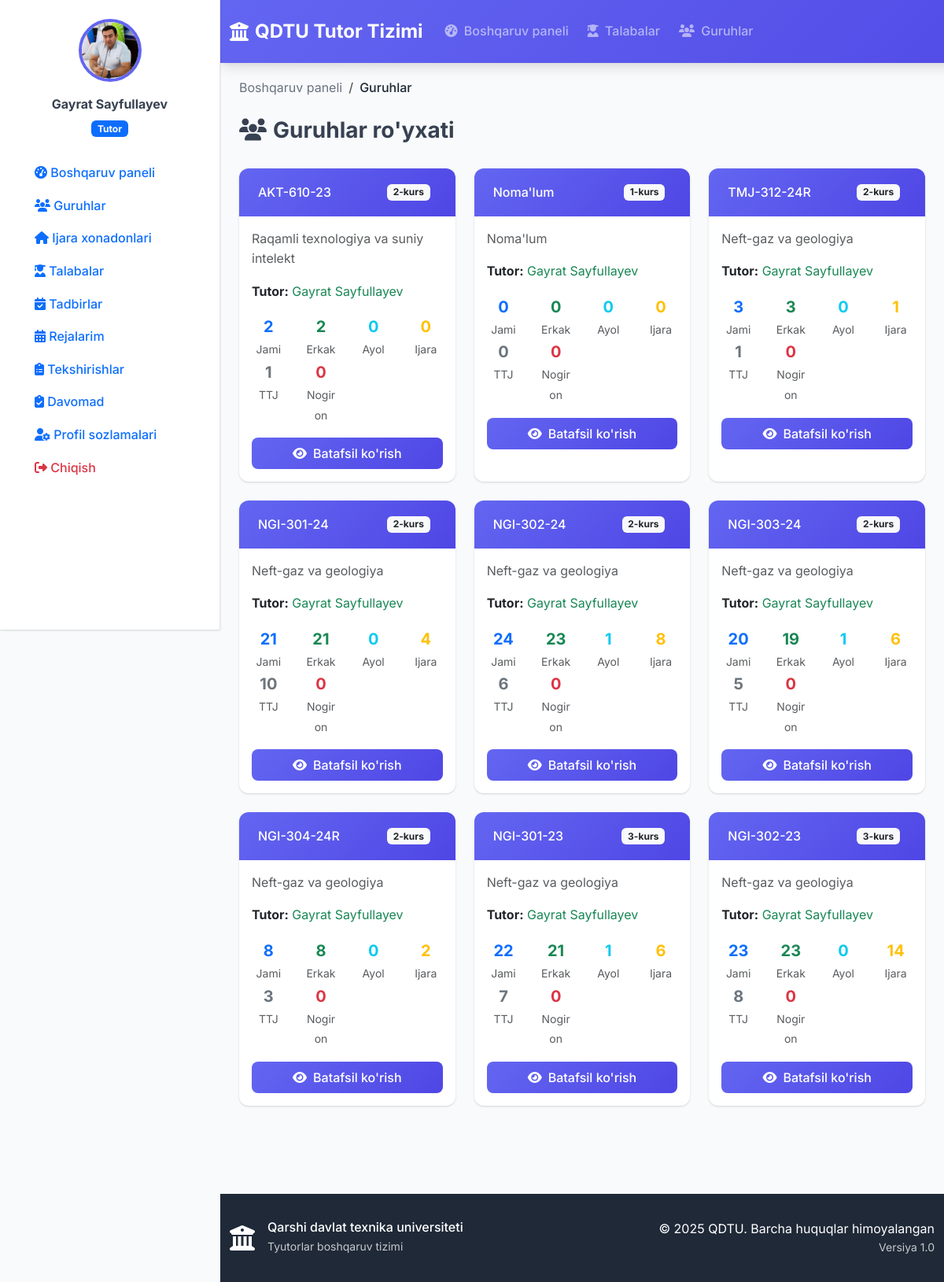
/faculty/groups/ (signed in), run on an earlier commit of the app's database.
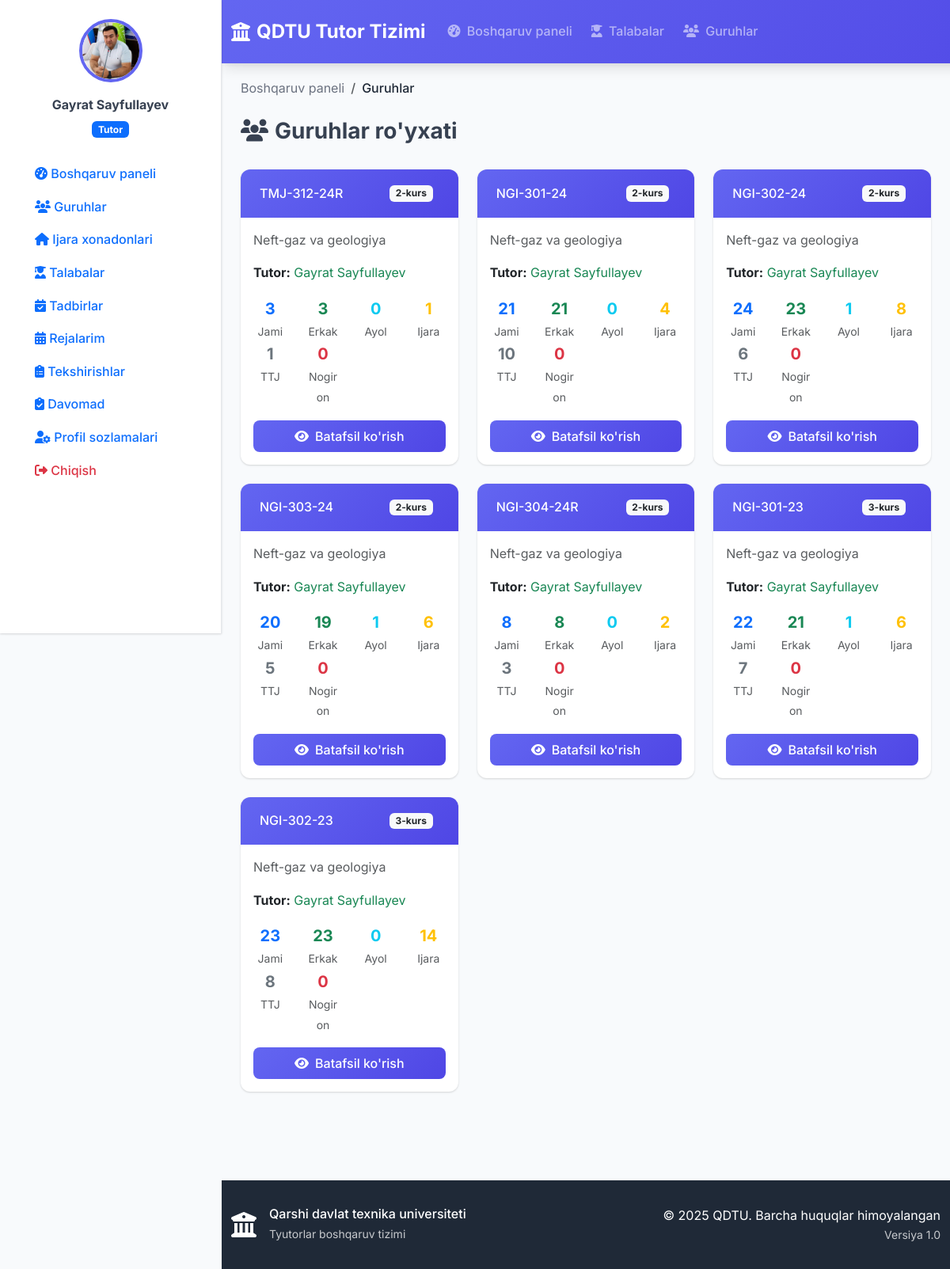
And on a later commit of the database.
### accounts/models.py (models this page shows, shortened)
class User(AbstractUser):
    USER_TYPE_CHOICES = (
        ('rector', 'Rektor'),
        ('dean', 'Dekan'),
        ('tutor', 'Tutor'),
    )
    user_type = models.CharField(
        max_length=10,
        choices=USER_TYPE_CHOICES,
        verbose_name="Foydalanuvchi turi"
    )
    faculty = models.ForeignKey(
        'faculty.Faculty',
        on_delete=models.SET_NULL,
        null=True,
        blank=True,
        verbose_name="Fakultet"
    )
    profile_picture = models.ImageField(
        upload_to='profile_pics/',
        null=True,
        blank=True,
        verbose_name="Profil rasmi"
    )
    phone_number = models.CharField(
        max_length=20,
        blank=True,
        verbose_name="Telefon raqami"
    )
    class Meta:
        verbose_name = "Foydalanuvchi"
        verbose_name_plural = "Foydalanuvchilar"
    def is_rector(self):
        return self.user_type == 'rector'
    def is_dean(self):
        return self.user_type == 'dean'
    def is_tutor(self):
        return self.user_type == 'tutor'
    def get_full_name(self):
        return f"{self.first_name} {self.last_name}".strip() or self.username

### faculty/models.py (models this page shows, shortened)
class Group(models.Model):
    name = models.CharField(max_length=50, verbose_name="Nomi")
    faculty = models.ForeignKey(
        Faculty,
        on_delete=models.CASCADE,
        related_name='groups',
        verbose_name="Fakultet"
    )
    tutor = models.ForeignKey(
        'accounts.User',
        on_delete=models.SET_NULL,
        null=True,
        blank=True,
        related_name='assigned_groups',
        verbose_name="Tutor"
    )
    course = models.IntegerField(default=1, verbose_name="Kurs")
    created_at = models.DateTimeField(auto_now_add=True, verbose_name="Yaratilgan sana")
    class Meta:
        verbose_name = "Guruh"
        verbose_name_plural = "Guruhlar"
        unique_together = ['name', 'faculty']
    @property
    def students_count(self):
        return self.students.count()
    @property
    def male_students_count(self):
        return self.students.filter(gender='male').count()
    @property
    def female_students_count(self):
        return self.students.filter(gender='female').count()
    @property
    def renting_students_count(self):
        return self.students.filter(is_renting=True).count()
    @property
    def dormitory_students_count(self):
        return self.students.filter(lives_in_dormitory=True).count()
    @property
    def disabled_students_count(self):
        return self.students.filter(has_disability=True).count()

class Faculty(models.Model):
    name = models.CharField(max_length=100, verbose_name="Nomi")
    description = models.TextField(blank=True, verbose_name="Tavsif")
    dean = models.ForeignKey(
        'accounts.User',
        on_delete=models.SET_NULL,
        null=True,
        blank=True,
        related_name='dean_of',
        verbose_name="Dekan"
    )
    created_at = models.DateTimeField(auto_now_add=True, verbose_name="Yaratilgan sana")
    class Meta:
        verbose_name = "Fakultet"
        verbose_name_plural = "Fakultetlar"

### faculty/views.py (the view, shortened to what this page needs)
# urls.py: path('groups/', views.group_list, name='group_list'),
@login_required
def group_list(request):
    user = request.user
    if user.is_rector():
        groups = Group.objects.all()
    elif user.is_tutor():
        groups = Group.objects.filter(tutor=user)
    else:
        groups = Group.objects.none()
    search_query = request.GET.get('search')
    if search_query:
        groups = groups.filter(
            Q(name__icontains=search_query) |
            Q(faculty__name__icontains=search_query)
        )
    paginator = Paginator(groups, 10)
    page_number = request.GET.get('page')
    page_obj = paginator.get_page(page_number)
    context = {
        'page_obj': page_obj,
        'search_query': search_query,
    }
    return render(request, 'faculty/group_list.html', context)

### templates/faculty/group_list.html (shortened to what this page needs)
{% extends 'base.html' %}
{% block content %}
<div class="container-fluid">
    <div class="row mb-4">
        <div class="col">
            <nav aria-label="breadcrumb">
                <ol class="breadcrumb">
                    <li class="breadcrumb-item"><a href="{% url 'dashboard' %}">Boshqaruv paneli</a></li>
                    <li class="breadcrumb-item active">Guruhlar</li>
                </ol>
            </nav>
            <div class="d-flex justify-content-between align-items-center">
                <h1 class="h3 fw-bold"><i class="fas fa-users me-2"></i>Guruhlar ro'yxati</h1>
            </div>
        </div>
    </div>
    <div class="row">
        {% for group in page_obj %}
            <div class="col-lg-6 col-xl-4 mb-4">
                <div class="card h-100">
                    <div class="card-header text-white d-flex justify-content-between align-items-center">
                        <h6 class="mb-0">{{ group.name }}</h6>
                        <div class="d-flex align-items-center">
                            <span class="badge bg-light text-dark me-2">{{ group.course }}-kurs</span>
                        </div>
                    </div>
                    <div class="card-body">
                        <p class="text-muted mb-3">{{ group.faculty.name }}</p>
                        {% if group.tutor %}
                            <div class="mb-3">
                                <strong>Tutor:</strong>
                                <span class="text-success">{{ group.tutor.get_full_name }}</span>
                            </div>
                        {% else %}
                            <div class="mb-3">
                                <strong>Tutor:</strong>
                                <span class="text-muted">Tayinlanmagan</span>
                            </div>
                        {% endif %}
                        <div class="row text-center mb-3">
                            <div class="col-3">
                                <div class="fw-bold text-primary fs-5">{{ group.students_count }}</div>
                                <small class="text-muted">Jami</small>
                            </div>
                            <div class="col-3">
                                <div class="fw-bold text-success fs-5">{{ group.male_students_count }}</div>
                                <small class="text-muted">Erkak</small>
                            </div>
                            <div class="col-3">
                                <div class="fw-bold text-info fs-5">{{ group.female_students_count }}</div>
                                <small class="text-muted">Ayol</small>
                            </div>
                            <div class="col-3">
                                <div class="fw-bold text-warning fs-5">{{ group.renting_students_count }}</div>
                                <small class="text-muted">Ijara</small>
                            </div>
                            <div class="col-3">
                                <div class="fw-bold text-secondary fs-5">{{ group.dormitory_students_count }}</div>
                                <small class="text-muted">TTJ</small>
                            </div>
                            <div class="col-3">
                                <div class="fw-bold text-danger fs-5">{{ group.disabled_students_count }}</div>
                                <small class="text-muted">Nogiron</small>
                            </div>
                        </div>
                        <div class="d-grid">
                            <a href="{% url 'group_detail' group.id %}" class="btn btn-primary">
                                <i class="fas fa-eye me-2"></i>Batafsil ko'rish
                            </a>
                        </div>
                    </div>
                </div>
            </div>
        {% endfor %}
    </div>
</div>
{% endblock %}

### templates/base.html (shortened to what this page needs)
<!DOCTYPE html>
<html lang="uz">
<head>
    <link href="https://cdn.jsdelivr.net/npm/bootstrap@5.3.2/dist/css/bootstrap.min.css" rel="stylesheet">
    <link rel="stylesheet" href="https://cdnjs.cloudflare.com/ajax/libs/font-awesome/6.4.0/css/all.min.css">
</head>
<body>
    {% include 'navbar.html' %}
    {% if user.is_authenticated %}
        {% include 'sidebar.html' %}
    {% endif %}
    <div class="container-fluid py-4 content-container">
        <div class="row">
            {% if user.is_authenticated %}
                <div class="col-12" style="margin-top: 75px;">
                    <div class="fade-in">
                        {% block content %}{% endblock %}
                    </div>
                </div>
            {% else %}
                <div class="col-12">
                    {% block full_content %}{% endblock %}
                </div>
            {% endif %}
        </div>
    </div>
    {% include 'footer.html' %}
</body>
</html>

### templates/navbar.html (shortened to what this page needs)
<nav class="navbar navbar-expand-lg navbar-dark">
    <div class="container-fluid">
        <a class="navbar-brand d-flex align-items-center" href="{% if user.is_authenticated %}{% url 'dashboard' %}{% else %}{% url 'login' %}{% endif %}">
            <i class="fas fa-university me-2"></i>
            <span class="d-none d-md-inline">QDTU Tutor Tizimi</span>
        </a>
        <div class="collapse navbar-collapse" id="navbarNav">
            <ul class="navbar-nav me-auto">
                {% if user.is_authenticated %}
                    <li class="nav-item">
                        <a class="nav-link" href="{% url 'dashboard' %}">
                            <i class="fas fa-tachometer-alt me-1"></i>
                            <span class="d-none d-lg-inline">Boshqaruv paneli</span>
                        </a>
                    </li>
                    <li class="nav-item">
                        <a class="nav-link" href="{% url 'student_list' %}">
                            <i class="fas fa-user-graduate me-1"></i>
                            <span class="d-none d-lg-inline">Talabalar</span>
                        </a>
                    </li>
                    {% if user.is_tutor %}
                        <li class="nav-item">
                            <a class="nav-link" href="{% url 'group_list' %}">
                                <i class="fas fa-users me-1"></i>
                                <span class="d-none d-lg-inline">Guruhlar</span>
                            </a>
                        </li>
                    {% endif %}
                {% endif %}
            </ul>
        </div>
    </div>
</nav>

### templates/sidebar.html (shortened to what this page needs)
{% load static %}
<div class="sidebar" id="sidebar">
    <div class="sidebar-content">
        <div class="user-info text-center mb-4">
            {% if user.profile_picture %}
                <img src="{{ user.profile_picture.url }}" class="profile-image mb-3">
            {% else %}
                <div class="profile-initials mb-3">
                    {{ user.first_name|first|upper }}{{ user.last_name|first|upper }}
                </div>
            {% endif %}
            <div class="user-details">
                <div class="mb-1 fw-bold">{{ user.get_full_name }}</div>
                <div class="badge bg-primary">
                    {% if user.is_rector %}
                        Prorektor
                    {% elif user.is_dean %}
                        Dekan
                    {% elif user.is_tutor %}
                        Tutor
                    {% endif %}
                </div>
            </div>
        </div>
        <nav class="sidebar-nav">
            <ul class="nav flex-column">
                <li class="nav-item">
                    <a class="nav-link " href="{% url 'dashboard' %}">
                        <i class="fas fa-tachometer-alt"></i>
                        <span>Boshqaruv paneli</span>
                    </a>
                </li>
                {% if user.is_tutor %}
                    <li class="nav-item">
                        <a class="nav-link {% if request.resolver_match.url_name == 'group_list' or request.resolver_match.url_name == 'group_detail' %}active{% endif %}" href="{% url 'group_list' %}">
                            <i class="fas fa-users"></i>
                            <span>Guruhlar</span>
                        </a>
                    </li>
                    <li class="nav-item">
                        <a class="nav-link {% if request.resolver_match.url_name == 'room_list' or request.resolver_match.url_name == 'room_detail' %}active{% endif %}" href="{% url 'room_list' %}">
                            <i class="fas fa-home"></i>
                            <span>Ijara xonadonlari</span>
                        </a>
                    </li>
                    <li class="nav-item">
                        <a class="nav-link {% if request.resolver_match.url_name == 'student_list' or request.resolver_match.url_name == 'student_detail' %}active{% endif %}" href="{% url 'student_list' %}">
                            <i class="fas fa-user-graduate"></i>
                            <span>Talabalar</span>
                        </a>
                    </li>
                    <li class="nav-item">
                        <a class="nav-link" href="{% url 'event_list' %}">
                            <i class="fas fa-calendar-check"></i>
                            <span>Tadbirlar</span>
                        </a>
                    </li>
                    <li class="nav-item">
                        <a class="nav-link " href="{% url 'plan_list' %}">
                            <i class="fas fa-calendar-alt"></i>
                            <span>Rejalarim</span>
                        </a>
                    </li>
                {% endif %}
                <li class="nav-item">
                    <a class="nav-link {% if request.resolver_match.url_name == 'inspection_list' %}active{% endif %}" href="{% url 'inspection_list' %}">
                        <i class="fas fa-clipboard-list"></i>
                        <span>Tekshirishlar</span>
                    </a>
                </li>
                <li class="nav-item mt-auto">
                    <a href="{% url 'attendance_view' %}" class="nav-link flex items-center hover:bg-gray-100 {% if request.resolver_match.url_name == 'attendance_view' %}sidebar-active{% endif %}">
                        <i class="fas fa-clipboard-check mr-3"></i>
                        Davomad
                    </a>
                </li>
                <li class="nav-item mt-auto">
                    <a class="nav-link {% if request.resolver_match.url_name == 'profile' %}active{% endif %}" href="{% url 'profile' %}">
                        <i class="fas fa-user-cog"></i>
                        <span>Profil sozlamalari</span>
                    </a>
                </li>
                <li class="nav-item">
                    <a class="nav-link text-danger" href="{% url 'logout' %}">
                        <i class="fas fa-sign-out-alt"></i>
                        <span>Chiqish</span>
                    </a>
                </li>
            </ul>
        </nav>
    </div>
</div>

### templates/footer.html
<footer class="footer">
    <div class="container">
        <div class="row align-items-center">
            <div class="col-md-6">
                <div class="d-flex align-items-center">
                    <i class="fas fa-university fa-2x me-3"></i>
                    <div>
                        <h6 class="mb-1">Qarshi davlat texnika universiteti</h6>
                        <p class="mb-0 small opacity-75">Tyutorlar boshqaruv tizimi</p>
                    </div>
                </div>
            </div>
            <div class="col-md-6 text-md-end mt-3 mt-md-0">
                <p class="mb-0">&copy; {% now "Y" %} QDTU. Barcha huquqlar himoyalangan</p>
                <p class="mb-0 small opacity-75">Versiya 1.0</p>
            </div>
        </div>
    </div>
</footer>

What changed in the data, as far as the page shows it:
removed Group: name "AKT-610-23", course "2", faculty.name "Raqamli texnologiya va suniy intelekt", tutor.get_full_name "Gayrat Sayfullayev", students_count "2", male_students_count "2", female_students_count "0", renting_students_count "0", dormitory_students_count "1", disabled_students_count "0"
removed Group: name "Noma'lum", course "1", faculty.name "Noma'lum", tutor.get_full_name "Gayrat Sayfullayev", students_count "0", male_students_count "0", female_students_count "0", renting_students_count "0", dormitory_students_count "0", disabled_students_count "0"
